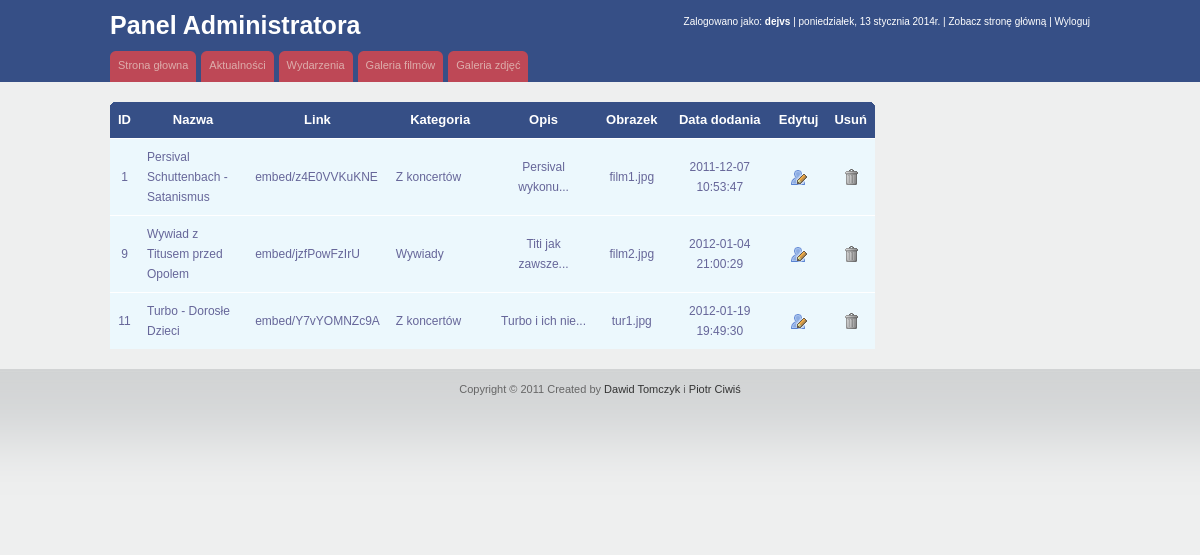
Screenshot of /PAI_musicBlog/administrator/index.php?admin=films&action=showFilms (signed in) with the database file from the repository.
### tables this page shows
CREATE TABLE `films` (
  `id` int(11) NOT NULL auto_increment,
  `name` varchar(100) NOT NULL,
  `link` varchar(50) NOT NULL,
  `categoryId` int(11) NOT NULL,
  `description` text NOT NULL,
  `image` varchar(50) NOT NULL,
  `addDate` datetime NOT NULL,
  `usersId` int(11) NOT NULL,
  PRIMARY KEY  (`id`)
);

CREATE TABLE `films_category` (
  `id` int(11) NOT NULL auto_increment,
  `name` varchar(50) NOT NULL,
  `description` varchar(200) NOT NULL,
  `addDate` datetime NOT NULL,
  `image` varchar(50) NOT NULL,
  `viewImage` varchar(50) NOT NULL,
  `usersId` int(11) NOT NULL,
  PRIMARY KEY  (`id`)
);

### PAI_musicBlog/administrator/includes/admin.films.class.php (the view, shortened to what this page needs)
<?php
class AdminFilms
{
	public static function showFilms()
    {
		$host = 'laverte.nazwa.pl';
		$login = 'laverte_13';
		$password = 'DAwidtomczyks11';
		$database = 'laverte_13';
        try
        {
            @$db = new mysqli($host, $login, $password, $database);
			if(mysqli_connect_errno()) {
				echo Show::ShowMessage ("Nie udało się połączyć z bazą...", false);
			}
			else
			{
				$query = "select f.id, f.name, f.link, c.name As cat, f.description, f.image, f.addDate from films f Inner Join films_category c On f.categoryId = c.id";
				$result = @$db->query($query);
				$all = $result->num_rows;
				if($all <= 0)
				{
					echo Show::ShowMessage ("Brak filmów do wyświetlenia...", false);
				}
				else
				{
					if ($result === false)
					{
						throw new sqlQueryError();
						$db -> close();
					}
					else
					{
						echo
						'<table width="100%" id="rounded-corner">
							<thead>
								<tr>
									<th width="5%" class="rounded-company" scope="col">ID</th>
									<th width="15%" class="rounded" scope="col" align="center">Nazwa</th>
									<th width="15%" class="rounded" scope="col" align="center">Link</th>
									<th width="15%" class="rounded" scope="col" align="center">Kategoria</th>
									<th width="15%" class="rounded" scope="col" align="center">Opis</th>
									<th width="10%" class="rounded" scope="col" align="center">Obrazek</th>
									<th width="15%" class="rounded" scope="col" align="center">Data dodania</th>
									<th width="5%" class="rounded" scope="col" align="center">Edytuj</th>
									<th width="5%" class="rounded-q4" scope="col" align="center">Usuń</th>
								</tr>
							</thead>
							<tfoot>
							</tfoot>
							<tbody>';
						while (($news = $result->fetch_assoc()) !== null)
						{
							$id = $news['id'];
							$ShortText 	= substr($news['description'], 0, 15);
							$ShortText 	.= '...';
							echo
								'<tr>
									<td align="center">',$id,'</td>
									<td>',$news['name'],'</td>
									<td>',$news['link'],'</td>
									<td>',$news['cat'],'</td>
									<td align="center">',$ShortText,'</td>
									<td align="center">',$news['image'],'</td>
									<td align="center">',$news['addDate'],'</td>
									<td align="center"><a href="index.php?admin=films&action=editF&id=',$id,'"><img src="images/user_edit.png" alt="Edytuj kategorie..." title="Edytuj kategorie..." border="0" /></a></td>
									<td align="center"><a href="index.php?admin=films&action=deleteF&id=',$id,'" class="ask"><img src="images/trash.png" alt="Usuń kategorie..." title="Usuń kategorie..." border="0" /></a></td>
								</tr>';
						}
						echo
							'</tbody>
						</table>';
					}
				}
			}
        }
        catch(Exception $Error)
        {
            echo Show::ShowMessage('Wystąpił poważny błąd. Proszę spróbować później...', false);
        }
    }
}
?>

### PAI_musicBlog/administrator/index.php (shortened to what this page needs)
<?php
if(Admin::IsLogin()) Admin::ShowAdminPanel();
else Admin::ShowLoginFomrm();
?>

### PAI_musicBlog/administrator/includes/show.class.php (shortened to what this page needs)
<?php
class Show
{
    private static function showDate()
    {
        $dzien = date('d');
        $dzien_tyg = date('l');
        $miesiac = date('n');
        $rok = date('Y');
        $miesiac_pl = array(1 => 'stycznia', 'lutego', 'marca', 'kwietnia', 'maja', 'czerwca', 'lipca', 'sierpnia', 'września', 'października', 'listopada', 'grudnia');
        $dzien_tyg_pl = array('Monday' => 'poniedziałek', 'Tuesday' => 'wtorek', 'Wednesday' => 'środa', 'Thursday' => 'czwartek', 'Friday' => 'piątek', 'Saturday' => 'sobota', 'Sunday' => 'niedziela');
        echo $dzien_tyg_pl[$dzien_tyg].", ".$dzien." ".$miesiac_pl[$miesiac]." ".$rok."r.";
    }
    public static function DiplayHeader($user)
    {
        echo
        '
            <!DOCTYPE html PUBLIC "-//W3C//DTD XHTML 1.0 Transitional//EN" "http://www.w3.org/TR/xhtml1/DTD/xhtml1-transitional.dtd">
            <html xmlns="http://www.w3.org/1999/xhtml">
            <head>
                <meta http-equiv="Content-type" content="text/html; charset=utf-8" />
                <title>Panel Administratora</title>
                <link rel="stylesheet" href="style.css" type="text/css" media="all" />
                <link rel="stylesheet" href="uni-form/default.uni-form.css" type="text/css" media="all" />
                <link rel="stylesheet" href="uni-form/uni-form.css" type="text/css" media="all" />
                <script type="text/javascript" src="js/jquery-1.5.1.min.js"></script>
				<script type="text/javascript" src="ckeditor/ckeditor.js"></script>
				<script type="text/javascript" src="ckeditor/adapters/jquery.js"></script>
				<script language="javascript">
						$(document).ready(function(){
							$(\'textarea\').ckeditor({ height : 300 });
						});
				</script>
            </head>
            <body>
                <div id="header">
                    <div class="shell">
                        <div id="head">
                            <h1><a href="index.php">Panel Administratora</a></h1>
                            <div class="right">
                                <p>
                                    Zalogowano jako: <strong>',$user,'</strong> | ';
                                    Show::showDate();
                                    echo ' | <a href="../index.php" target="_new" >Zobacz stronę główną</a> |
                                    <a href="logout.php">Wyloguj</a>
                                </p>
                            </div>
                        </div>
                        <div id="navigation">
                            <ul>
                                <li><a href="index.php"><span>Strona głowna</span></a></li>
                                <li><a href="index.php?admin=news"><span>Aktualności</span></a></li>
                                <li><a href="index.php?admin=events"><span>Wydarzenia</span></a></li>
                                <li><a href="index.php?admin=films"><span>Galeria filmów</span></a></li>
                                <li><a href="index.php?admin=gallery"><span>Galeria zdjęć</span></a></li>
                            </ul>
                        </div>
                    </div>
                </div>
                <div id="content" class="shell">';
    }
    public static function DiplayFooter()
    {
        echo '
            </div>
            <div id="footer">
                <p>Copyright &copy; 2011 Created by <a href="mailto:dawidtomczyk@wp.eu">Dawid Tomczyk </a> i <a href="mailto:">Piotr Ciwiś</a></p>
            </div>
            </body>
            </html>';
    }
	public static function Films($action)
    {
		if(!empty($action))
		{
            switch($action)
            {
				case 'showFilms':
					AdminFilms::showFilms();
					break;
            }
		}
	}
}
?>

### PAI_musicBlog/administrator/includes/admin.class.php (shortened to what this page needs)
<?php
class Admin
{
    public static function IsLogin()
    {
        if (isset($_SESSION['login']) && $_SESSION['admin'] == 'ok')
            return true;
        else
            return false;
    }
    public static function ShowAdminPanel()
    {
        Show::DiplayHeader($_SESSION['login']);
        if($_GET['admin'])
        {
            switch ($_GET['admin'])
            {
				case films:
					Show::Films($_GET['action']);
					break;
            }
        }
        else
        {
            Show::Dashboard();
        }
        Show::DiplayFooter();
    }
}
?>

### PAI_musicBlog/administrator/style.css (style rules this page uses)
body { font-family: Verdana, Arial, sans-serif; font-size:12px; line-height:20px; color:#666; background:#eeefef; }
.right { float:right; display:inline; }
a { color:#364f86; text-decoration: none; cursor:pointer; }
.shell { width:980px; margin:0 auto; }
h1, h2, h3, h4, h5 { font-family: "Trebuchet MS", Arial, sans-serif; padding-bottom:8px; }
h1 { font-size:18px; line-height:22px; }
#header { background:#364f86; height:82px; }
#header h1 { float:left; white-space:nowrap; padding-top:8px; font-size:25px; line-height:35px; color:#fff; }
#header a { color:#fff }
#header #head { height:43px; overflow:hidden; }
#header .right { color:#fff; white-space:nowrap; font-size:10px; }
#header .right p { padding-top:12px; }
#navigation { height:31px; }
#navigation ul { list-style-type: none; padding-top:8px; font-size:11px; }
#navigation ul li { float:left; display:inline; margin-right:5px; }
#navigation ul li a, #navigation ul li a span { float:left; display:inline; height:31px; padding:0 0 0 8px; background:url(images/nav.gif) no-repeat 0 0; }
#navigation ul li a span { padding:0 8px 0 0; background-position:right 0; }
#navigation ul li a { color:#ddadab; line-height:29px; }
#content { padding:20px 0 20px 0; }
#content a { text-decoration: underline; }
#footer { text-align: center; font-size:11px; padding:10px 0 0 0; color:#666; background:url(images/footer.gif) repeat-x 0 0; height:148px; }
#footer a { color:#333; }
#rounded-corner { margin:0px; width:765px; text-align: left; border-collapse: collapse; }
#rounded-corner thead th.rounded-company { width:26px; background: #364f86 url('images/left.jpg') left top no-repeat; }
#rounded-corner thead th.rounded-q4 { background: #364f86 url('images/right.jpg') right top no-repeat; }
#rounded-corner th { padding: 8px; font-weight: bold; font-size: 13px; color: #fff; background: #364f86; }
#rounded-corner td { padding: 8px; background: #ecf8fd; border-top: 1px solid #fff; color: #669; }

### rows the page displays
films: id "1", name "Persival Schuttenbach - Satanismus", link "embed/z4E0VVKuKNE", films_category.name "Z koncertów", description "Persival wykonu...", image "film1.jpg", addDate "2011-12-07 10:53:47"
films: id "9", name "Wywiad z Titusem przed Opolem", link "embed/jzfPowFzIrU", films_category.name "Wywiady", description "Titi jak zawsze...", image "film2.jpg", addDate "2012-01-04 21:00:29"
films: id "11", name "Turbo - Dorosłe Dzieci", link "embed/Y7vYOMNZc9A", films_category.name "Z koncertów", description "Turbo i ich nie...", image "tur1.jpg", addDate "2012-01-19 19:49:30"

### other values shown
$user "dejvs"
